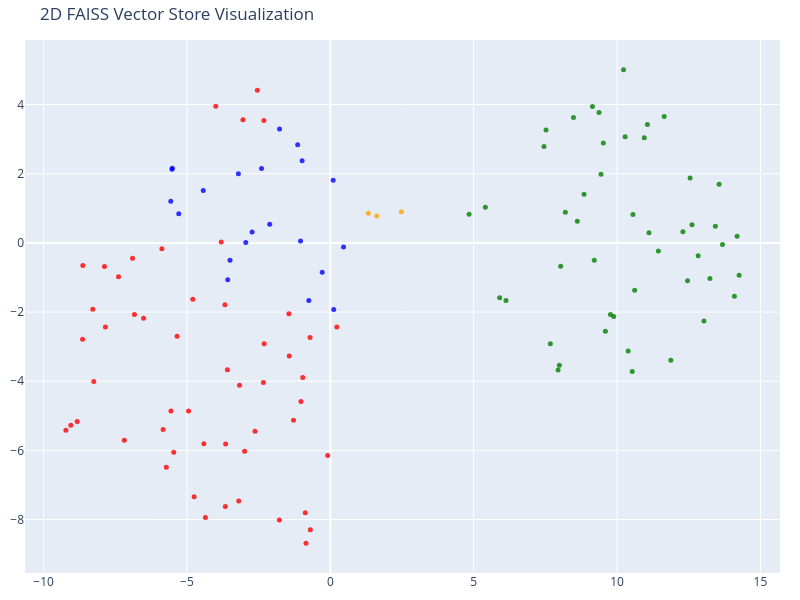

Write notebook code for a chart like this one.
### Markdown cell above
## Visualizing the Vector Store

Let's take a minute to look at the documents and their embedding vectors to see what's going on.

(As a sidenote, what we're really looking at here is the distribution of the Vectors generated by OpenAIEmbeddings, retrieved from FAISS. So there's no surprise that they look the same whether they are "from" FAISS or Chroma.)

### Code cell
# We humans find it easier to visalize things in 2D!
# Reduce the dimensionality of the vectors to 2D using t-SNE
# (t-distributed stochastic neighbor embedding)

tsne = TSNE(n_components=2, random_state=42)
reduced_vectors = tsne.fit_transform(vectors)

# Create the 2D scatter plot
fig = go.Figure(data=[go.Scatter(
    x=reduced_vectors[:, 0],
    y=reduced_vectors[:, 1],
    mode='markers',
    marker=dict(size=5, color=colors, opacity=0.8),
    text=[f"Type: {t}<br>Text: {d[:100]}..." for t, d in zip(doc_types, documents)],
    hoverinfo='text'
)])

fig.update_layout(
    title='2D FAISS Vector Store Visualization',
    scene=dict(xaxis_title='x',yaxis_title='y'),
    width=800,
    height=600,
    margin=dict(r=20, b=10, l=10, t=40)
)

fig.show()

### Figure 1 — Plotly figure (JSON) as saved in the notebook; plotly's stock layout.template omitted (floating-point values rounded to 4 significant figures)
{"data": [{"hoverinfo": "text", "marker": {"color": ["blue", "blue", "blue", "blue", "blue", "blue", "blue", "blue", "blue", "blue", "blue", "blue", "blue", "blue", "blue", "blue", "blue", "blue", "blue", "blue", "blue", "red", "red", "red", "red", "red", "red", "red", "red", "red", "red", "red", "red", "red", "red", "red", "red", "red", "red", "red", "red", "red", "red", "red", "red", "red", "red", "red", "red", "red", "red", "red", "red", "red", "red", "red", "red", "red", "red", "red", "red", "red", "red", "red", "red", "red", "red", "red", "red", "red", "red", "red", "red", "orange", "orange", "orange", "green", "green", "green", "green", "green", "green", "green", "green", "green", "green", "green", "green", "green", "green", "green", "green", "green", "green", "green", "green", "green", "green", "green", "green", "green", "green", "green", "green", "green", "green", "green", "green", "green", "green", "green", "green", "green", "green", "green", "green", "green", "green", "green", "green", "green", "green", "green"], "opacity": 0.8, "size": 5}, "mode": "markers", "text": ["Type: products<br>Text: # Product Summary\n\n# Rellm: AI-Powered Enterprise Reinsurance Solution\n\n## Summary\n\nRellm is an inno...", "Type: products<br>Text: ### Seamless Integrations\nRellm's architecture is designed for effortless integration with existing ...", "Type: products<br>Text: ### Regulatory Compliance Tools\nRellm includes built-in compliance tracking features to help organiz...", "Type: products<br>Text: Join the growing number of organizations leveraging Rellm to enhance their reinsurance processes whi...", "Type: products<br>Text: Experience the future of reinsurance with Rellm, where innovation meets reliability. Let Insurellm h...", "Type: products<br>Text: # Product Summary\n\n# Markellm\n\n## Summary\n\nMarkellm is an innovative two-sided marketplace designed ...", "Type: products<br>Text: - **User-Friendly Interface**: Designed with user experience in mind, Markellm features an intuitive...", "Type: products<br>Text: - **Customer Support**: Our dedicated support team is always available to assist both consumers and ...", "Type: products<br>Text: ### For Insurance Companies:\n- **Basic Listing Fee**: $199/month for a featured listing on the platf...", "Type: products<br>Text: ### Q3 2025\n- Initiate a comprehensive marketing campaign targeting both consumers and insurers to i...", "Type: products<br>Text: # Product Summary\n\n# Homellm\n\n## Summary\nHomellm is an innovative home insurance product developed b...", "Type: products<br>Text: ### 2. Dynamic Pricing Model\nWith Homellm's innovative dynamic pricing model, insurance providers ca...", "Type: products<br>Text: ### 5. Multi-Channel Integration\nHomellm seamlessly integrates into existing insurance platforms, pr...", "Type: products<br>Text: - **Basic Tier:** Starting at $5,000/month for small insurers with basic integration features.\n- **S...", "Type: products<br>Text: All tiers include a comprehensive training program and ongoing updates to ensure optimal performance...", "Type: products<br>Text: With Homellm, Insurellm is committed to transforming the landscape of home insurance, ensuring both ...", "Type: products<br>Text: # Product Summary\n\n# Carllm\n\n## Summary\n\nCarllm is an innovative auto insurance product developed by...", "Type: products<br>Text: - **Instant Quoting**: With Carllm, insurance companies can offer near-instant quotes to customers, ...", "Type: products<br>Text: - **Mobile Integration**: Carllm is designed to work seamlessly with mobile applications, providing ...", "Type: products<br>Text: - **Professional Tier**: $2,500/month\n  - For medium-sized companies.\n  - All Basic Tier features pl...", "Type: products<br>Text: ### Q2 2025: Customer Experience Improvements\n- Launch of a new **mobile app** for end-users.\n- Intr...", "Type: contracts<br>Text: # Contract with GreenField Holdings for Markellm\n\n**Effective Date:** November 15, 2023  \n**Contract...", "Type: contracts<br>Text: ## Renewal\n1. **Automatic Renewal**: This contract will automatically renew for sequential one-year ...", "Type: contracts<br>Text: ## Features\n1. **AI-Powered Matching**: Access to advanced algorithms that connect GreenField Holdin...", "Type: contracts<br>Text: ## Support\n1. **Customer Support Access**: The Client will have access to dedicated support through ...", "Type: contracts<br>Text: **Signatures:**  \n_________________________                           _________________________  \n**...", "Type: contracts<br>Text: # Contract with Apex Reinsurance for Rellm: AI-Powered Enterprise Reinsurance Solution\n\n## Terms\n\n1....", "Type: contracts<br>Text: ## Renewal\n\n1. **Automatic Renewal**: This Agreement will automatically renew for successive one-yea...", "Type: contracts<br>Text: 2. **Seamless Integrations**: The architecture of Rellm allows for easy integration with existing sy...", "Type: contracts<br>Text: 1. **Technical Support**: Provider shall offer dedicated technical support to the Client via phone, ...", "Type: contracts<br>Text: **Insurellm, Inc.**  \n_____________________________  \nAuthorized Signature   \nDate: ________________...", "Type: contracts<br>Text: # Contract with Greenstone Insurance for Homellm\n\n---\n\n## Terms\n\n1. **Parties**: This Contract (\"Agr...", "Type: contracts<br>Text: 4. **Payment Terms**: \n   - The Customer shall pay an amount of $10,000 per month for the Standard T...", "Type: contracts<br>Text: ---\n\n## Features\n\n- **AI-Powered Risk Assessment**: Customer will have access to enhanced risk evalu...", "Type: contracts<br>Text: - **Customer Portal**: A dedicated portal will be provided, allowing the Customer's clients to manag...", "Type: contracts<br>Text: ______________________________  \n[Name], [Title]  \nDate: ______________________\n\n**For Greenstone In...", "Type: contracts<br>Text: # Contract with Roadway Insurance Inc. for Carllm\n\n---\n\n## Terms\n\n1. **Agreement Effective Date**: T...", "Type: contracts<br>Text: ---\n\n## Renewal\n\n1. **Automatic Renewal**: This agreement will automatically renew for an additional...", "Type: contracts<br>Text: ---\n\n## Features\n\n1. **Access to Core Features**: Roadway Insurance Inc. will have access to all Pro...", "Type: contracts<br>Text: ---\n\n## Support\n\n1. **Technical Support**: Roadway Insurance Inc. will receive priority technical su...", "Type: contracts<br>Text: # Contract with Stellar Insurance Co. for Rellm\n\n## Terms\nThis contract is made between **Insurellm*...", "Type: contracts<br>Text: ### Termination\nEither party may terminate this agreement with a **30-day written notice**. In the e...", "Type: contracts<br>Text: ## Features\nStellar Insurance Co. will receive access to the following features of the Rellm product...", "Type: contracts<br>Text: ## Support\nInsurellm provides Stellar Insurance Co. with the following support services:\n\n- **24/7 T...", "Type: contracts<br>Text: # Contract with TechDrive Insurance for Carllm\n\n**Contract Date:** October 1, 2024  \n**Contract Dura...", "Type: contracts<br>Text: ## Renewal\n\n1. **Automatic Renewal**: This contract shall automatically renew for additional one-yea...", "Type: contracts<br>Text: ## Support\n\n1. **Customer Support**: Insurellm will provide 24/7 customer support to TechDrive Insur...", "Type: contracts<br>Text: **TechDrive Insurance Representative:**  \nName: Sarah Johnson  \nTitle: Operations Director  \nDate: _...", "Type: contracts<br>Text: # Contract with Belvedere Insurance for Markellm\n\n## Terms\nThis Contract (\"Agreement\") is made and e...", "Type: contracts<br>Text: ## Renewal\n1. **Renewal Terms**: This Agreement may be renewed for additional one-year terms upon mu...", "Type: contracts<br>Text: ## Features\n1. **AI-Powered Matching**: Belvedere Insurance will benefit from Markellm's AI-powered ...", "Type: contracts<br>Text: ## Support\n1. **Technical Support**: Technical support will be available from 9 AM to 7 PM EST, Mond...", "Type: contracts<br>Text: **Belvedere Insurance**  \nSignature: ______________________  \nName: [Authorized Signatory]  \nTitle: ...", "Type: contracts<br>Text: # Contract with Velocity Auto Solutions for Carllm\n\n**Contract Date:** October 1, 2023  \n**Contract ...", "Type: contracts<br>Text: ## Renewal\n\n1. **Automatic Renewal**: This contract will automatically renew for successive 12-month...", "Type: contracts<br>Text: ## Support\n\n1. **Customer Support**: Velocity Auto Solutions will have access to Insurellm’s custome...", "Type: contracts<br>Text: # Contract with GreenValley Insurance for Homellm\n\n**Contract Date:** October 6, 2023  \n**Contract N...", "Type: contracts<br>Text: 4. **Confidentiality:** Both parties agree to maintain the confidentiality of proprietary informatio...", "Type: contracts<br>Text: 1. **AI-Powered Risk Assessment:** Access to advanced AI algorithms for real-time risk evaluations.\n...", "Type: contracts<br>Text: 3. **Regular Updates:** Insurellm will offer ongoing updates and enhancements to the Homellm platfor...", "Type: contracts<br>Text: # Contract with EverGuard Insurance for Rellm: AI-Powered Enterprise Reinsurance Solution\n\n**Contrac...", "Type: contracts<br>Text: 4. **Usage Rights**: EverGuard Insurance is granted a non-exclusive, non-transferable license to acc...", "Type: contracts<br>Text: 1. **Core Functionality**: Rellm provides EverGuard Insurance with advanced AI-driven analytics, sea...", "Type: contracts<br>Text: 1. **Customer Support**: Insurellm will provide EverGuard Insurance with 24/7 customer support, incl...", "Type: contracts<br>Text: ---\n\n**Signatures**  \n**For Insurellm**: __________________________  \n**Name**: John Smith  \n**Title...", "Type: contracts<br>Text: # Contract with BrightWay Solutions for Markellm\n\n**Contract Date:** October 5, 2023  \n**Contract ID...", "Type: contracts<br>Text: 3. **Service Level Agreement (SLA):**  \n   Insurellm commits to a 99.9% uptime for the platform with...", "Type: contracts<br>Text: 2. **Real-Time Quote Availability:**  \n   Consumers sourced via BrightWay Solutions will receive rea...", "Type: contracts<br>Text: 3. **Training and Onboarding:**  \n   Insurellm agrees to provide one free training session on how to...", "Type: contracts<br>Text: # Contract with Pinnacle Insurance Co. for Homellm\n\n## Terms\nThis contract (\"Contract\") is entered i...", "Type: contracts<br>Text: ## Renewal\n1. **Renewal Terms**: At the end of the initial term, this Contract shall automatically r...", "Type: contracts<br>Text: ## Features\n1. **AI-Powered Risk Assessment**: Utilized for tailored underwriting decisions specific...", "Type: contracts<br>Text: ## Support\n1. **Technical Support**: Insurellm shall provide 24/7 technical support via an email and...", "Type: company<br>Text: # Overview of Insurellm\n\nInsurellm is an innovative insurance tech firm with 200 employees across th...", "Type: company<br>Text: # Careers at Insurellm\n\nInsurellm is hiring! We are looking for talented software engineers, data sc...", "Type: company<br>Text: # About Insurellm\n\nInsurellm was founded by Avery Lancaster in 2015 as an insurance tech startup des...", "Type: employees<br>Text: # HR Record\n\n# Alex Chen\n\n## Summary\n- **Date of Birth:** March 15, 1990  \n- **Job Title:** Backend ...", "Type: employees<br>Text: ## Annual Performance History\n- **2020:**  \n  - Completed onboarding successfully.  \n  - Met expecta...", "Type: employees<br>Text: ## Compensation History\n- **2020:** Base Salary: $80,000  \n- **2021:** Base Salary Increase to $90,0...", "Type: employees<br>Text: Alex Chen continues to be a vital asset at Insurellm, contributing significantly to innovative backe...", "Type: employees<br>Text: # HR Record\n\n# Oliver Spencer\n\n## Summary\n- **Date of Birth**: May 14, 1990  \n- **Job Title**: Backe...", "Type: employees<br>Text: ## Annual Performance History\n- **2018**: **3/5** - Adaptable team player but still learning to take...", "Type: employees<br>Text: ## Compensation History\n- **March 2018**: Initial salary of $80,000.\n- **July 2019**: Salary increas...", "Type: employees<br>Text: # HR Record\n\n# Emily Tran\n\n## Summary\n- **Date of Birth:** March 18, 1991  \n- **Job Title:** Digital...", "Type: employees<br>Text: - **January 2017 - May 2018**: Marketing Intern  \n  - Supported the Marketing team by collaborating ...", "Type: employees<br>Text: - **2021**:  \n  - Performance Rating: Meets Expectations  \n  - Key Achievements: Contributed to the ...", "Type: employees<br>Text: - **Professional Development Goals**:  \n  - Emily Tran aims to become a Marketing Manager within the...", "Type: employees<br>Text: # HR Record\n\n# Jordan Blake\n\n## Summary\n- **Date of Birth:** March 15, 1993  \n- **Job Title:** Sales...", "Type: employees<br>Text: ## Annual Performance History\n- **2021:** First year at Insurellm; achieved 90% of monthly targets. ...", "Type: employees<br>Text: ## Other HR Notes\n- Jordan has shown an interest in continuing education, actively participating in ...", "Type: employees<br>Text: # Avery Lancaster\n\n## Summary\n- **Date of Birth**: March 15, 1985  \n- **Job Title**: Co-Founder & Ch...", "Type: employees<br>Text: - **2010 - 2013**: Business Analyst at Edge Analytics  \n  Prior to joining Innovate, Avery worked as...", "Type: employees<br>Text: - **2018**: **Exceeds Expectations**  \n  Under Avery’s pivoted vision, Insurellm launched two new su...", "Type: employees<br>Text: - **2022**: **Satisfactory**  \n  Avery focused on rebuilding team dynamics and addressing employee c...", "Type: employees<br>Text: ## Compensation History\n- **2015**: $150,000 base salary + Significant equity stake  \n- **2016**: $1...", "Type: employees<br>Text: ## Other HR Notes\n- **Professional Development**: Avery has actively participated in leadership trai...", "Type: employees<br>Text: # HR Record\n\n# Maxine Thompson\n\n## Summary\n- **Date of Birth:** January 15, 1991  \n- **Job Title:** ...", "Type: employees<br>Text: ## Insurellm Career Progression\n- **January 2017 - October 2018**: **Junior Data Engineer**  \n  * Ma...", "Type: employees<br>Text: ## Annual Performance History\n- **2017**: *Meets Expectations*  \n  Maxine showed potential in her ro...", "Type: employees<br>Text: - **2021**: *Exceeds Expectations*  \n  Maxine spearheaded the transition to a new data warehousing s...", "Type: employees<br>Text: ## Compensation History\n- **2017**: $70,000 (Junior Data Engineer)  \n- **2018**: $75,000 (Junior Dat...", "Type: employees<br>Text: # Samantha Greene\n\n## Summary\n- **Date of Birth:** October 14, 1990\n- **Job Title:** HR Generalist\n-...", "Type: employees<br>Text: ## Annual Performance History\n- **2020:** Exceeds Expectations  \n  Samantha Greene demonstrated exce...", "Type: employees<br>Text: ## Compensation History\n- **2020:** Base Salary - $55,000  \n  The entry-level salary matched industr...", "Type: employees<br>Text: - **2023:** Base Salary - $70,000  \n  Recognized for substantial improvement in employee relations m...", "Type: employees<br>Text: # HR Record\n\n# Alex Thomson\n\n## Summary\n- **Date of Birth:** March 15, 1995  \n- **Job Title:** Sales...", "Type: employees<br>Text: ## Annual Performance History  \n- **2022** - Rated as \"Exceeds Expectations.\" Alex Thomson achieved ...", "Type: employees<br>Text: ## Other HR Notes\n- Alex Thomson is an active member of the Diversity and Inclusion committee at Ins...", "Type: employees<br>Text: # HR Record\n\n# Samuel Trenton\n\n## Summary\n- **Date of Birth:** April 12, 1989  \n- **Job Title:** Sen...", "Type: employees<br>Text: ## Annual Performance History\n- **2023:** Rating: 4.5/5  \n  *Samuel exceeded expectations, successfu...", "Type: employees<br>Text: ## Compensation History\n- **2023:** Base Salary: $115,000 + Bonus: $15,000  \n  *Annual bonus based o...", "Type: employees<br>Text: - **Engagement in Company Culture:** Regularly participates in team-building events and contributes ...", "Type: employees<br>Text: # HR Record\n\n# Alex Harper\n\n## Summary\n- **Date of Birth**: March 15, 1993  \n- **Job Title**: Sales ...", "Type: employees<br>Text: ## Annual Performance History  \n- **2021**:  \n  - **Performance Rating**: 4.5/5  \n  - **Key Achievem...", "Type: employees<br>Text: - **2022**:  \n  - **Base Salary**: $65,000 (Promotion to Senior SDR)  \n  - **Bonus**: $13,000 (20% o...", "Type: employees<br>Text: # HR Record\n\n# Jordan K. Bishop\n\n## Summary\n- **Date of Birth:** March 15, 1990\n- **Job Title:** Fro...", "Type: employees<br>Text: ## Annual Performance History\n- **2019:** Exceeds Expectations - Continuously delivered high-quality...", "Type: employees<br>Text: ## Compensation History\n- **June 2018:** Starting Salary - $85,000\n- **June 2019:** Salary Increase ...", "Type: employees<br>Text: ## Other HR Notes\n- Jordan K. Bishop has been an integral part of club initiatives, including the In...", "Type: employees<br>Text: # HR Record\n\n# Emily Carter\n\n## Summary\n- **Date of Birth:** August 12, 1990  \n- **Job Title:** Acco...", "Type: employees<br>Text: - **2017-2019:** Marketing Intern  \n  - Assisted with market research and campaign development for s...", "Type: employees<br>Text: ## Compensation History\n| Year | Base Salary | Bonus         | Total Compensation |\n|------|--------...", "Type: employees<br>Text: Emily Carter exemplifies the kind of talent that drives Insurellm's success and is an invaluable ass..."], "type": "scatter", "x": [-0.2833, 0.1184, -0.7497, -1.039, 0.4595, -2.728, -2.949, -3.499, -3.578, -2.114, -0.9835, -1.771, -1.139, -3.207, -2.399, 0.09989, -5.512, -5.521, -5.563, -5.285, -4.431, -4.75, -8.827, -3.995, -3.675, -0.6986, -1.283, -2.308, 0.2263, -2.627, -0.873, -5.461, -7.187, -2.316, -4.409, -0.8479, -8.641, -8.25, -5.873, -6.898, -3.167, -3.59, -1.445, -2.334, -8.283, -6.831, -7.878, -8.632, -4.356, -9.223, -3.806, -2.989, -1.778, -7.843, -6.514, -7.386, -5.833, -5.558, -3.048, -4.943, -1.024, -1.432, -0.7082, -0.9618, -0.09054, -3.661, -5.344, -4.795, -3.194, -5.72, -9.05, -2.545, -3.651, 1.327, 2.48, 1.619, 9.37, 9.882, 13.68, 4.84, 9.141, 9.769, 14.19, 8.847, 8.614, 12.3, 8.196, 10.28, 13.43, 7.451, 5.905, 7.674, 7.987, 7.943, 14.26, 6.126, 10.23, 11.87, 10.39, 10.53, 13.03, 10.55, 10.61, 11.44, 11.11, 11.06, 13.56, 11.64, 9.521, 12.46, 13.24, 8.033, 10.95, 12.83, 12.55, 8.48, 9.593, 14.09, 7.521, 9.44, 9.206, 12.61, 5.407], "y": [-0.8511, -1.927, -1.666, 0.05673, -0.116, 0.3144, 0.009105, -0.5052, -1.066, 0.5371, 2.374, 3.29, 2.84, 2.0, 2.147, 1.81, 2.155, 2.127, 1.201, 0.843, 1.516, -7.336, -5.163, 3.952, -1.79, -8.296, -5.128, -2.916, -2.428, -5.442, -7.802, -6.055, -5.705, 3.54, -5.806, -8.683, -2.787, -4.006, -0.1711, -0.4421, -4.114, -3.666, -2.045, -4.036, -1.919, -2.07, -0.6818, -0.6549, -7.941, -5.418, 0.02563, -6.024, -8.012, -2.432, -2.177, -0.9803, -5.392, -4.863, 3.561, -4.862, -4.583, -3.271, -2.737, -3.895, -6.15, -7.624, -2.696, -1.632, -7.459, -6.49, -5.27, 4.412, -5.812, 0.8548, 0.9033, 0.7779, 3.767, -2.131, -0.04553, 0.8272, 3.943, -2.071, 0.1918, 1.407, 0.629, 0.3189, 0.8828, 3.067, 0.4842, 2.786, -1.582, -2.913, -3.54, -3.674, -0.9359, -1.665, 5.005, -3.394, -3.122, -3.721, -2.258, 0.8177, -1.368, -0.2344, 0.2897, 3.42, 1.695, 3.655, 2.888, -1.095, -1.027, -0.6775, 3.04, -0.3739, 1.879, 3.622, -2.553, -1.54, 3.265, 1.985, -0.5026, 0.5229, 1.029]}], "layout": {"height": 600, "margin": {"b": 10, "l": 10, "r": 20, "t": 40}, "scene": {"xaxis": {"title": {"text": "x"}}, "yaxis": {"title": {"text": "y"}}}, "title": {"text": "2D FAISS Vector Store Visualization"}, "width": 800}}
